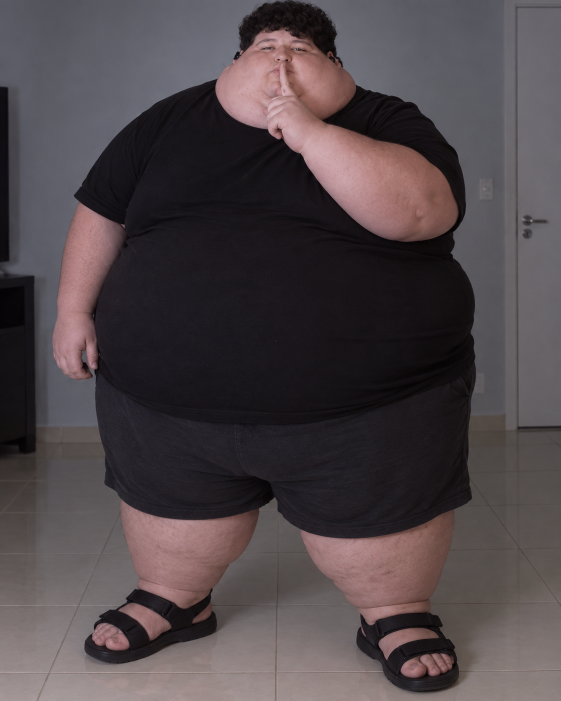
#> input picture Boss_Felipe.png, 1122 x 1402 px, given in place of karimbo_head_full.png, which was not available (shown at 1/2 size)
$ python finalize_assets.py ../Boss_Felipe.png
#> lines starting #> are read from the running program, lines starting #| are printed output that depends on the picture; pictures that were not available may be replaced by others from this repository, and a replacement may not be noted
"""Reduz e exporta as camadas dos personagens para public/assets/img (WebP com alpha).

Uso: python tools/finalize_assets.py <work_dir>
Pipeline completo (requer python + opencv-python-headless + numpy + pillow):
    python tools/cutout_karimbo.py  <work>
    python tools/cutout_felipao.py  <work>
    python tools/cutout_nomad.py    <work>
    python tools/split_nomad.py     <work>
    python tools/finalize_assets.py <work>
Os PNG/WebP resultantes são versionados; o jogo NÃO precisa do Python para rodar.
"""
import sys
import os
import json
import cv2

work = sys.argv[1]
out = os.path.join(os.path.dirname(__file__), "..", "public", "assets", "img")
os.makedirs(out, exist_ok=True)


def save(name, path, width=None, scale=None, q=90):
#> called with name = 'karimbo_head.webp', path = 'karimbo_head_full.png', width = 512, q = 92
    im = cv2.imread(os.path.join(work, path), cv2.IMREAD_UNCHANGED)
#> im is the input picture: shape (1402, 1122, 3); mean B, G, R 72.7, 69.6, 78.4
    h, w = im.shape[:2]
#> h = 1402; w = 1122
    if width:
        scale = width / w
#> scale = 0.456
    if scale and scale != 1:
        im = cv2.resize(im, (round(w * scale), round(h * scale)), interpolation=cv2.INTER_AREA)
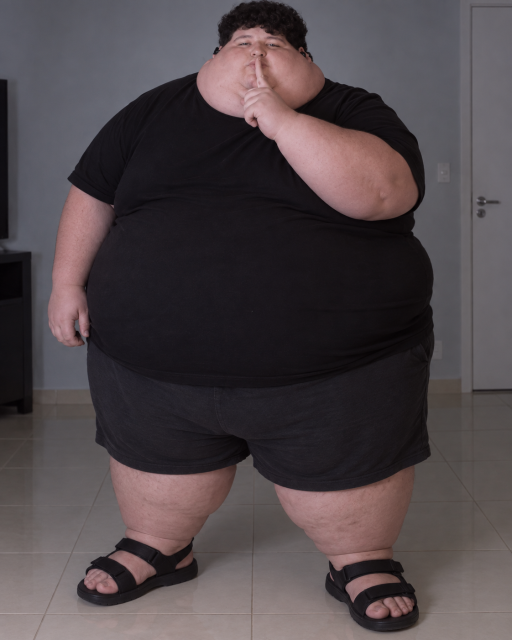
#> im: shape (640, 512, 3); mean B, G, R 72.7, 69.6, 78.4
    # cv2 escreve WebP com alpha (BGRA)
    ok = cv2.imwrite(os.path.join(out, name), im, [cv2.IMWRITE_WEBP_QUALITY, q])
    size = os.path.getsize(os.path.join(out, name)) // 1024
    print(f"{name:26s} {im.shape[1]}x{im.shape[0]}  {size} KB  ok={ok}")
#| karimbo_head.webp          512x640  22 KB  ok=True
    return scale


save("karimbo_head.webp", "karimbo_head_full.png", width=512, q=92)
save("karimbo_head_noears.webp", "karimbo_head_noears.png", width=512, q=92)
#> call 2 of save, with name = 'karimbo_head_noears.webp', path = 'karimbo_head_noears.png', width = 512, q = 92
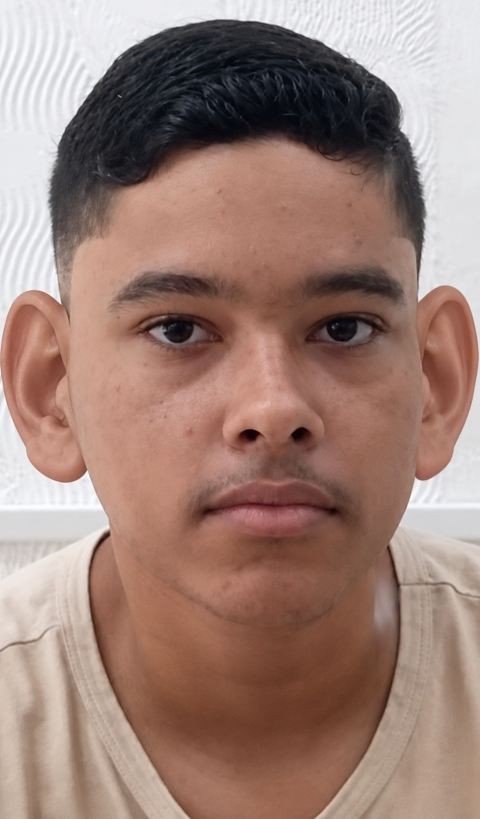
#> input picture Karimboprotagonista.png, 960 x 1637 px, given in place of karimbo_head_noears.png, which was not available (shown at 1/2 size)
#> in save, im is the input picture: shape (1637, 960, 3); mean B, G, R 118.9, 128.9, 157.6
#> in save (call 2), `im = cv2.resize(im, (round(w * scale), round(h * scale)), interpolatio..`:
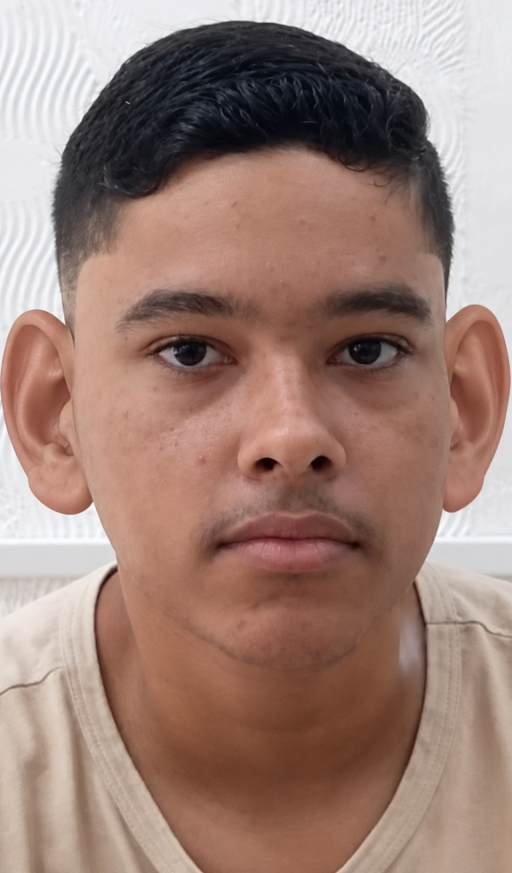
#> im: shape (873, 512, 3); mean B, G, R 118.9, 128.9, 157.6
#| karimbo_head_noears.webp   512x873  49 KB  ok=True
save("karimbo_ear_l.webp", "karimbo_ear_l.png", scale=0.9, q=92)
#| karimbo_ear_l.webp         864x1473  103 KB  ok=True
save("karimbo_ear_r.webp", "karimbo_ear_r.png", scale=0.9, q=92)
#> (the run stopped early here; a loop or call above may not have finished)
